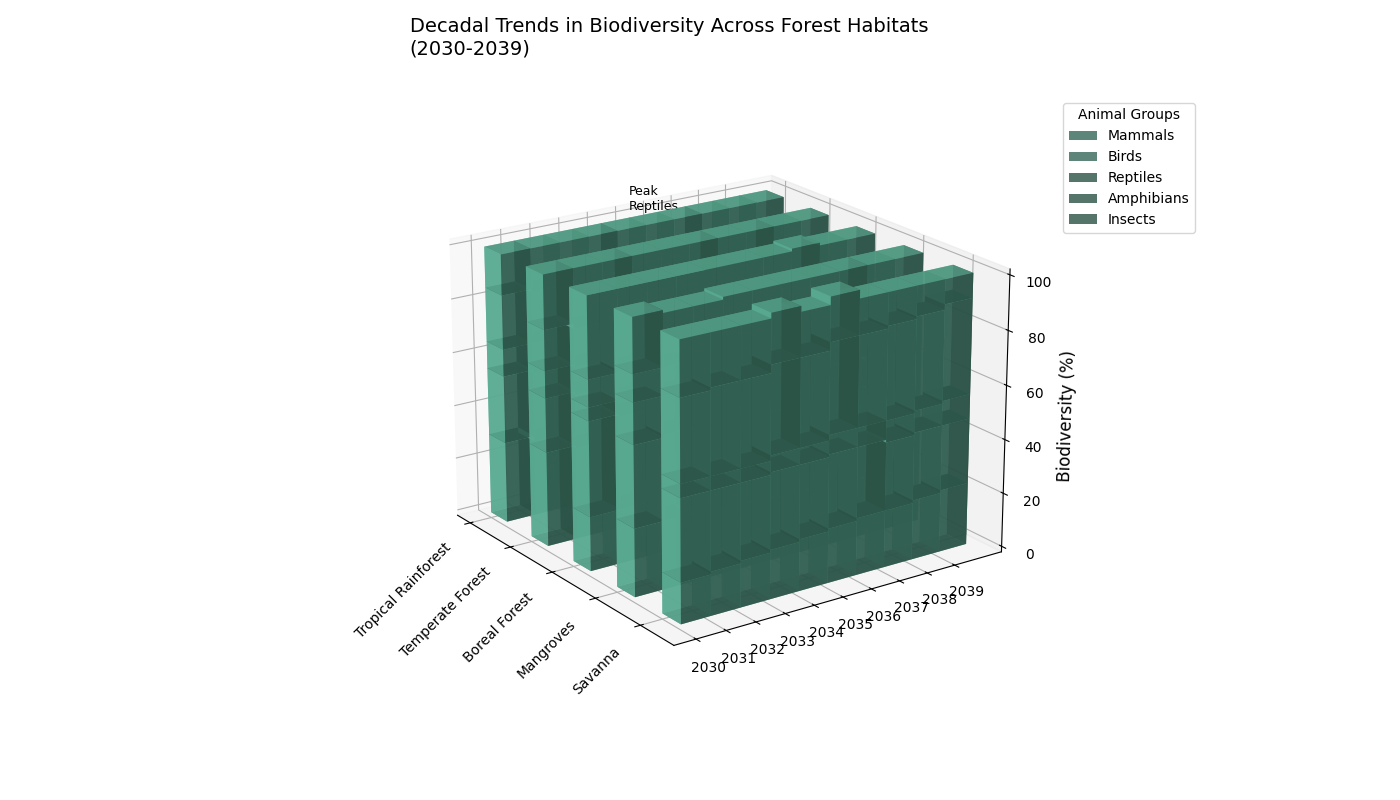

Reproduce this figure in Python.
import numpy as np
import matplotlib.pyplot as plt
from mpl_toolkits.mplot3d import Axes3D

# Define the forest habitats and years for the x and y axes
habitats = ["Tropical Rainforest", "Temperate Forest", "Boreal Forest", "Mangroves", "Savanna"]
years = np.arange(2030, 2040)

# Create percentage data for different animal groups in each habitat across the years
mammals = np.array([
    [30, 28, 27, 26, 25, 24, 24, 23, 22, 21],
    [35, 34, 33, 32, 32, 31, 30, 29, 29, 28],
    [20, 20, 21, 21, 22, 22, 23, 24, 24, 25],
    [25, 25, 24, 24, 23, 23, 22, 22, 21, 20],
    [15, 16, 17, 18, 19, 20, 21, 21, 22, 23]
])

birds = np.array([
    [25, 26, 27, 28, 28, 29, 30, 30, 31, 32],
    [20, 20, 21, 21, 22, 23, 24, 25, 26, 27],
    [35, 34, 33, 32, 32, 31, 30, 29, 29, 28],
    [30, 31, 31, 31, 32, 32, 33, 34, 34, 35],
    [30, 29, 28, 28, 27, 27, 26, 25, 25, 24]
])

reptiles = np.array([
    [10, 11, 12, 13, 13, 14, 15, 15, 16, 17],
    [10, 10, 11, 11, 12, 13, 13, 14, 14, 15],
    [5, 6, 7, 8, 9, 10, 10, 11, 12, 13],
    [15, 14, 14, 13, 13, 12, 12, 11, 10, 10],
    [5, 5, 5, 6, 6, 7, 7, 8, 8, 9]
])

amphibians = np.array([
    [20, 19, 19, 18, 17, 17, 16, 16, 15, 14],
    [15, 14, 14, 13, 13, 12, 11, 11, 10, 10],
    [10, 11, 11, 12, 13, 13, 14, 15, 15, 16],
    [10, 10, 11, 12, 12, 13, 14, 14, 15, 16],
    [30, 31, 31, 32, 32, 33, 33, 34, 34, 35]
])

insects = np.array([
    [15, 16, 15, 15, 17, 16, 15, 16, 16, 16],
    [20, 22, 21, 23, 21, 21, 22, 21, 21, 20],
    [30, 29, 28, 27, 24, 24, 23, 22, 20, 18],
    [20, 19, 19, 20, 20, 20, 19, 19, 20, 19],
    [20, 19, 19, 18, 16, 16, 13, 12, 11, 9]
])

# Set up the plot
fig = plt.figure(figsize=(14, 8))
ax = fig.add_subplot(111, projection='3d')

# Axis configuration
x_ticks = np.arange(len(habitats))
ax.set_xticks(x_ticks)
ax.set_xticklabels(habitats, rotation=45, ha='right', fontsize=10)

y_ticks = np.arange(len(years))
ax.set_yticks(y_ticks)
ax.set_yticklabels(years, fontsize=10)

ax.set_zlim(0, 100)
ax.set_zlabel('Biodiversity (%)', fontsize=12)

# Define a consistent color
consistent_color = '#66c2a5'

bar_width = 0.4

# Plot each species data as a stacked bar
species_data = [mammals, birds, reptiles, amphibians, insects]
species_names = ['Mammals', 'Birds', 'Reptiles', 'Amphibians', 'Insects']

for j, habitat in enumerate(habitats):
    bottom = np.zeros_like(years)
    for i, species in enumerate(species_data):
        x_pos = np.ones_like(years) * x_ticks[j]
        y_pos = years - years[0]
        z_pos = bottom
        dz = species[j]
        
        ax.bar3d(x_pos, y_pos, z_pos, bar_width, 1, dz, color=consistent_color, alpha=0.8, label=species_names[i] if j == 0 else "")
        bottom += dz

# Annotate one or two significant data points
ax.text(x_ticks[0], years[5] - years[0], bottom[5], 'Peak\nReptiles', color='black', fontsize=9)

# Title and legend
plt.title("Decadal Trends in Biodiversity Across Forest Habitats\n(2030-2039)", fontsize=14, pad=30, loc='left')
ax.legend(loc='upper left', bbox_to_anchor=(1.05, 1), title='Animal Groups', fontsize=10)

# Adjust view angle
ax.view_init(elev=20., azim=-35)

# Automatically adjust layout to prevent overlap
plt.tight_layout()

# Display the plot
plt.show()
